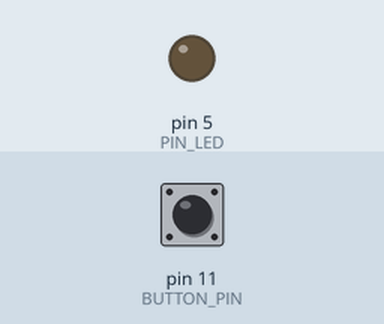
Bench run of a sketch on a simulated Arduino Leonardo, built with avr-gcc and run on an emulated ATmega32U4. On the bench: output pins drawn as LEDs (lit = HIGH). The inputs (shaded band) are chosen by the test bench; at power-on: pin 11 (BUTTON_PIN) HIGH.

Above: at 1.2 s.
1.3 s: pin 11 (BUTTON_PIN) pulled LOW for 0.15 s
At 1.4 s:
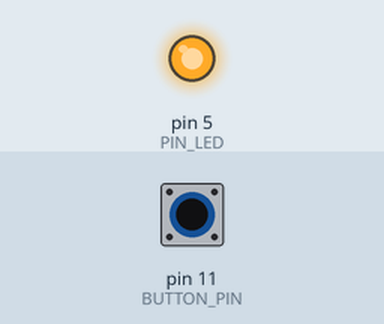
2.9 s: pin 11 (BUTTON_PIN) pulled LOW for 3.2 s
At 6.4 s:
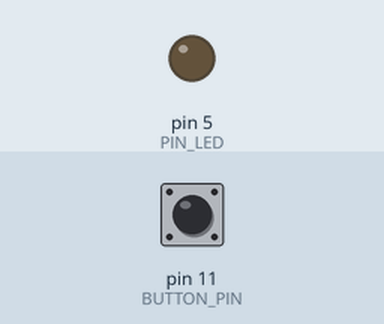
Timing chart, 0 to 7.9 s (numbered marks = the images above; inputs shaded):
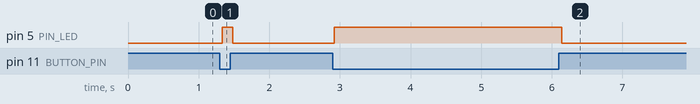

The sketch:

PushToTalk.ino
```cpp
#include <Keyboard.h>                                   // This library lets a 32u4 board pretend to be a keyboard


#define PIN_LED 5                                       // Set what pins our hardware is connected to
#define BUTTON_PIN 11


bool lastButtonState = HIGH;                            // Variables to track signals from the button
bool currentButtonState = HIGH;


int debounce = 50;                                      // Define a small delay to slow down our sensing so we don't get double-presses
uint32_t lastCheckTime = millis();


void setup() {                                          // The setup function runs once when you press reset or power the board

  pinMode(PIN_LED, OUTPUT);                             // Set the LED pin to be an output
  pinMode(BUTTON_PIN, INPUT_PULLUP);                    // Set the button pin to be an input

}


void loop() {                                           // the loop function runs over and over again forever

  if (millis() > lastCheckTime + debounce) {            // If it's time to check on our button...


    currentButtonState = digitalRead(BUTTON_PIN);       // Read the button state...
    lastCheckTime = millis();


    if (currentButtonState != lastButtonState) {        // If it's different than last time we checked...


      if (currentButtonState == LOW) {                  // If the button is DOWN...
        digitalWrite(PIN_LED, HIGH);                    // Turn on the light
        Keyboard.press(KEY_RIGHT_GUI);                  // Send a keypress event!!
      }                                                 // Look up the docs for Keyboard.h to figure out what key you want to use :)


      else if (currentButtonState == HIGH) {            // If the button is UP...
        digitalWrite(PIN_LED, LOW);                     // Turn off the light
        Keyboard.releaseAll();                          // Send a key release event
      }

      lastButtonState = currentButtonState;             // Update our variable to keep track of the button state
    }

  }

}
```

Measured:
- after the input at 1.3 s, pin 5 (PIN_LED): LOW → HIGH at once, → LOW 0.15 s later
- after the input at 2.9 s, pin 5 (PIN_LED): LOW → HIGH at once, → LOW 3.2 s later
